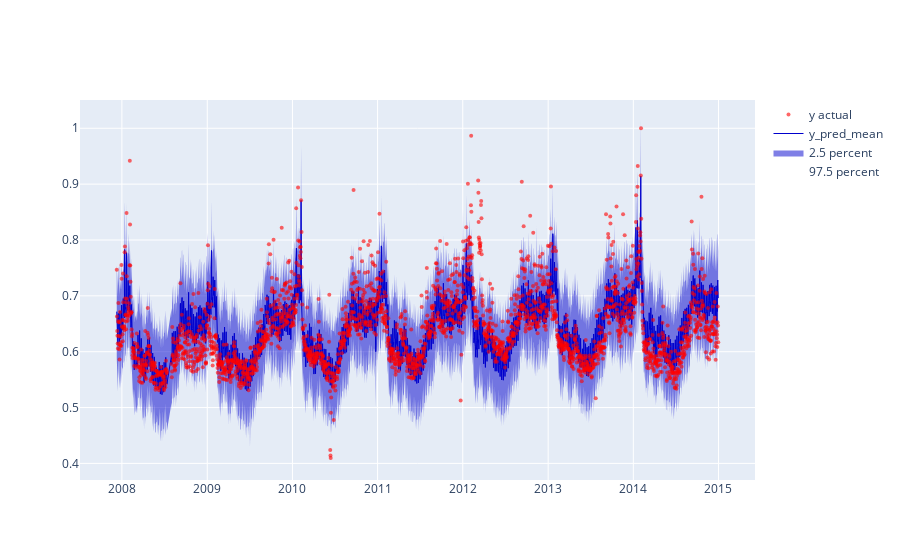

Notebook code for this chart:
### Code cell
alpha = 0.05

# posterior_idata.posterior["y_pred"]
posterior_array = posterior_predictive_idata.posterior_predictive["y_obs"]
region_color = "mediumblue"


fig = go.Figure()
fig.add_trace(
    go.Scatter(
        x=posterior_idata.constant_data["time"],
        y=posterior_array.quantile(q=1 - alpha / 2, dim=("chain", "draw")),
        fill=None,
        mode="lines",
        line=dict(width=0, color=region_color),
        name=f"{100 - 50 * alpha} percent",
    )
)

fig.add_trace(
    go.Scatter(
        x=posterior_idata.constant_data["time"],
        y=posterior_array.quantile(q=alpha / 2, dim=("chain", "draw")),
        fill="tonexty",  # fill area between trace0 and trace1
        mode="lines",
        line=dict(width=0, color=region_color),
        name=f"{50 * alpha} percent",
    )
)

fig.add_trace(
    go.Scatter(
        x=posterior_idata.constant_data["time"],
        y=posterior_array.mean(("chain", "draw")),
        name="y_pred_mean",
        mode="lines",
        line=dict(width=1, color=region_color),
    )
)

fig.add_trace(
    go.Scatter(
        x=posterior_idata.constant_data["time"],
        y=posterior_idata.observed_data["y_obs"],
        mode="markers",
        marker=dict(color="red", size=4, opacity=0.6),
        name="y actual",
    )
)


fig.show()

### Figure 1 — Plotly figure (JSON) as saved in the notebook; plotly's stock layout.template omitted (floating-point values rounded to 4 significant figures; data arrays with more than 128 entries replaced by an {"elided": "..."} marker saying what was removed)
{"data": [{"line": {"color": "mediumblue", "width": 0}, "mode": "lines", "name": "97.5 percent", "type": "scatter", "x": {"elided": "2522 str values"}, "y": {"elided": "2522 float values"}}, {"fill": "tonexty", "line": {"color": "mediumblue", "width": 0}, "mode": "lines", "name": "2.5 percent", "type": "scatter", "x": {"elided": "2522 str values"}, "y": {"elided": "2522 float values"}}, {"line": {"color": "mediumblue", "width": 1}, "mode": "lines", "name": "y_pred_mean", "type": "scatter", "x": {"elided": "2522 str values"}, "y": {"elided": "2522 float values"}}, {"marker": {"color": "red", "opacity": 0.6, "size": 4}, "mode": "markers", "name": "y actual", "type": "scatter", "x": {"elided": "2522 str values"}, "y": {"elided": "2522 float values"}}], "layout": {}}
